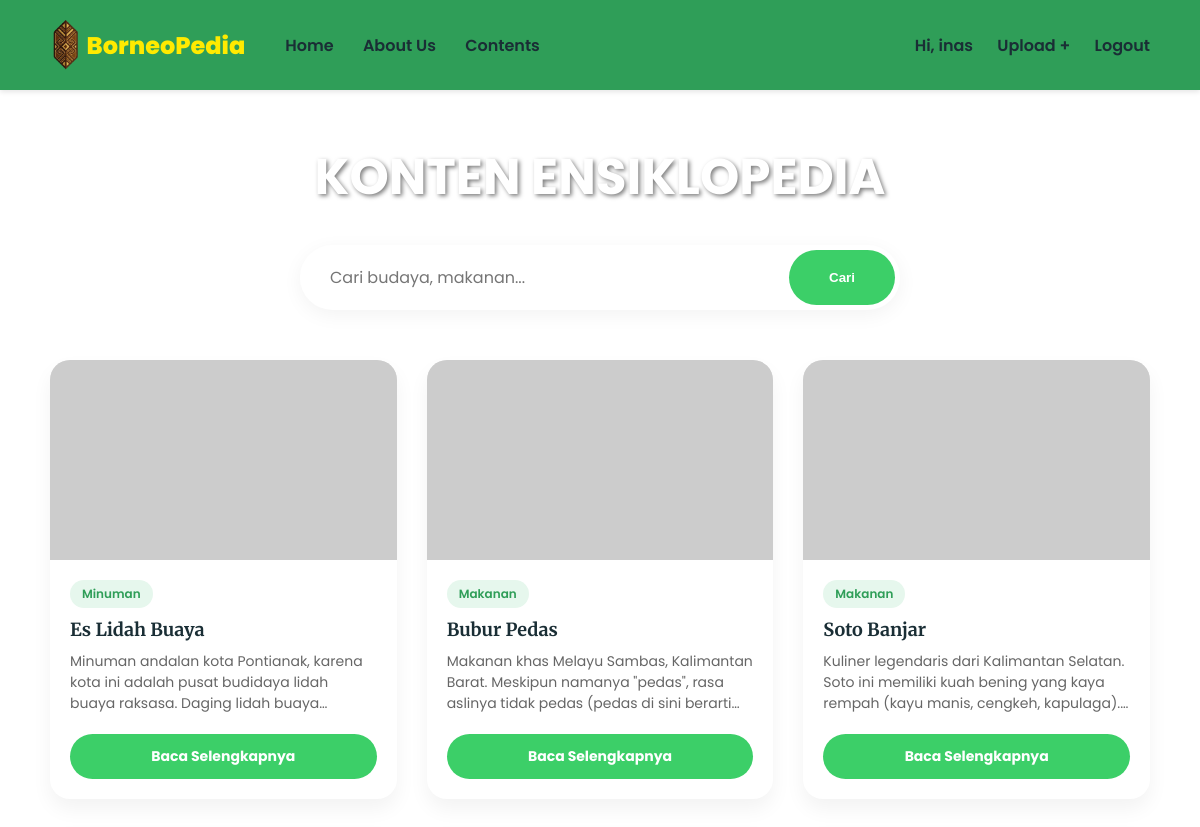
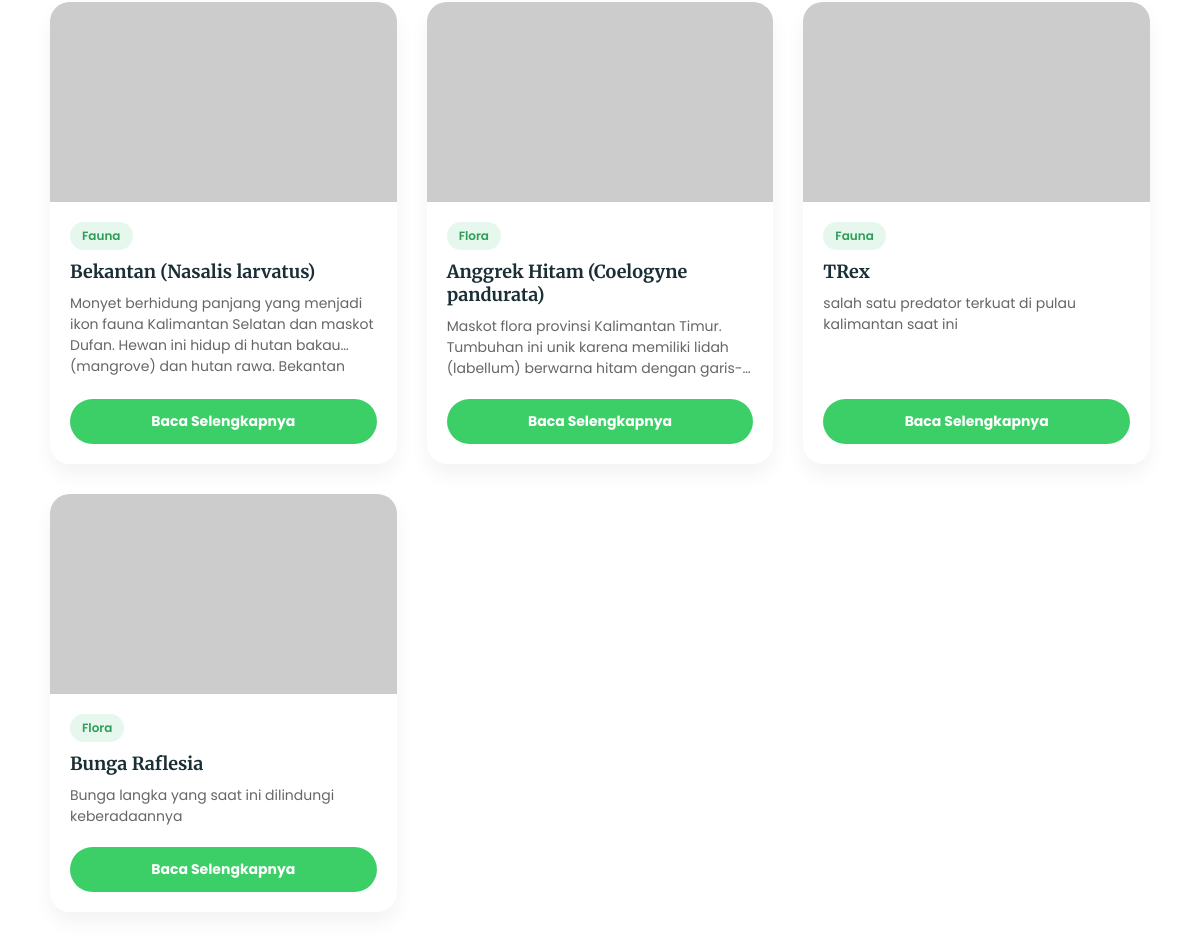
Page /contents.php (signed in) on the committed database (2 pictures, top to bottom).
### tables this page shows
CREATE TABLE `contents` (
  `id` int(11) NOT NULL,
  `user_id` int(11) NOT NULL,
  `nama` varchar(100) NOT NULL,
  `tipe` varchar(50) NOT NULL,
  `informasi` text NOT NULL,
  `foto` varchar(255) NOT NULL,
  `created_at` timestamp NOT NULL DEFAULT current_timestamp()
);

### contents.php (the view, shortened to what this page needs)
<?php
include 'koneksi.php';
if(isset($_GET['cari'])){
    $keyword = $_GET['cari'];
    $query = mysqli_query($conn, "SELECT * FROM contents WHERE nama LIKE '%$keyword%' OR tipe LIKE '%$keyword%' ORDER BY id DESC");
} else {
    $query = mysqli_query($conn, "SELECT * FROM contents ORDER BY id DESC");
}
?>
<!DOCTYPE html>
<html lang="id">
<head>
</head>
<body>
    <nav>
        <div class="nav-left">
             <a href="index.php" class="logo">
            <img src="asset/logofix.png" class="logo-img"> BorneoPedia</a>
            <div class="nav-links">
                <a href="index.php">Home</a>
                <a href="about.php">About Us</a>
                <a href="contents.php">Contents</a>
            </div>
        </div>
        <div class="nav-right">
            <?php if(isset($_SESSION['status']) && $_SESSION['status'] == 'login'): ?>
                <span>Hi, <?php echo $_SESSION['username']; ?></span>
                <a href="upload.php">Upload +</a>
                <a href="logout.php">Logout</a>
            <?php else: ?>
                <a href="login.php">Login</a>
                <a href="register.php">Daftar</a>
            <?php endif; ?>
        </div>
    </nav>
    <main class="content-container">
        <h1>KONTEN ENSIKLOPEDIA</h1>
        <form action="" method="GET" class="search-box">
            <input type="text" name="cari" placeholder="Cari budaya, makanan..." value="<?php echo isset($_GET['cari']) ? $_GET['cari'] : ''; ?>">
            <button type="submit">Cari</button>
        </form>
        <div class="grid-container">
            <?php if(mysqli_num_rows($query) > 0): ?>
                <?php while($row = mysqli_fetch_assoc($query)): ?>
                    <div class="card">
                        <img src="<?php echo $row['foto']; ?>" alt="Gambar" class="card-img" onerror="this.src='https://via.placeholder.com/400x200?text=No+Image'">
                        <div class="card-body">
                            <span class="badge-type"><?php echo $row['tipe']; ?></span>
                            <h3 class="card-title"><?php echo $row['nama']; ?></h3>
                            <p class="card-desc"><?php echo $row['informasi']; ?></p>
                            <a href="detail.php?id=<?php echo $row['id']; ?>" class="btn-detail">Baca Selengkapnya</a>
                        </div>
                    </div>
                <?php endwhile; ?>
            <?php else: ?>
                </div>
                <p class="empty-msg">Data tidak ditemukan atau belum ada konten yang diupload.</p>
                <div style="display:none">
            <?php endif; ?>
        </div>
    </main>
</body>
</html>

### contents.php (style rules this page uses)
* { margin: 0; padding: 0; box-sizing: border-box; text-decoration: none; }
body { font-family: 'Poppins', sans-serif; background-image: url('asset/bg_kedua.png'); background-attachment: fixed; background-size: cover; background-position: center; background-repeat: no-repeat; min-height: 100vh; display: flex; flex-direction: column; }
nav { background-color: #2F9E58; display: flex; justify-content: space-between; align-items: center; padding: 20px 50px; box-shadow: 0 2px 5px rgba(0,0,0,0.1); position: sticky; top: 0; z-index: 1000; }
.nav-left { display: flex; align-items: center; gap: 40px; }
.logo { font-size: 24px; font-weight: 800; color: #ffea00ff; display: flex; align-items: center; }
.logo-img { height: 50px; width: auto; margin-right: 5px; vertical-align: middle; }
.nav-links a, .nav-right a, .nav-right span { color: #1a2e35; font-weight: 600; font-size: 16px; transition: color 0.3s; }
.nav-links a { margin-right: 25px; }
.nav-right a { margin-left: 20px; }
.content-container { flex: 1; padding: 50px 50px; display: flex; flex-direction: column; align-items: center; }
.content-container h1 { font-family: 'Poppins', serif; color: #ffff; font-size: 50px; margin-bottom: 30px; text-shadow: 2px 2px 4px rgba(0,0,0,0.5); }
.search-box { background: white; width: 100%; max-width: 600px; border-radius: 50px; padding: 5px; display: flex; box-shadow: 0 5px 20px rgba(0,0,0,0.05); margin-bottom: 50px; }
.search-box input { flex: 1; border: none; outline: none; padding: 15px 25px; border-radius: 50px; font-family: 'Poppins', sans-serif; font-size: 16px; }
.search-box button { background-color: #3CCF68; color: white; border: none; padding: 10px 40px; border-radius: 50px; font-weight: 600; cursor: pointer; }
.grid-container { display: grid; grid-template-columns: repeat(auto-fill, minmax(280px, 1fr)); gap: 30px; width: 100%; max-width: 1200px; }
.card { background: white; border-radius: 20px; overflow: hidden; box-shadow: 0 10px 20px rgba(0,0,0,0.05); transition: transform 0.3s; display: flex; flex-direction: column; }
.card-img { width: 100%; height: 200px; object-fit: cover; background-color: #eee; }
.card-body { padding: 20px; display: flex; flex-direction: column; flex: 1; }
.badge-type { background-color: #e6f7ed; color: #2F9E58; padding: 5px 12px; border-radius: 20px; font-size: 12px; font-weight: 600; align-self: flex-start; margin-bottom: 10px; }
.card-title { font-family: 'Merriweather', serif; font-size: 18px; color: #1a2e35; margin-bottom: 10px; }
.card-desc { font-size: 14px; color: #666; margin-bottom: 20px; display: -webkit-box; -webkit-line-clamp: 3; -webkit-box-orient: vertical; overflow: hidden; flex: 1; }
.btn-detail { text-align: center; background-color: #3CCF68; color: white; padding: 12px; border-radius: 50px; font-size: 14px; font-weight: 700; margin-top: auto; display: block; }

### rows in the picture
contents: tipe "Minuman", nama "Es Lidah Buaya", informasi "Minuman andalan kota Pontianak, karena kota ini adalah pusat budidaya lidah buaya raksasa. Daging lidah…"
contents: tipe "Makanan", nama "Bubur Pedas", informasi "Makanan khas Melayu Sambas, Kalimantan Barat. Meskipun namanya \"pedas\", rasa aslinya tidak pedas (pedas di sini…"
contents: tipe "Makanan", nama "Soto Banjar", informasi "Kuliner legendaris dari Kalimantan Selatan. Soto ini memiliki kuah bening yang kaya rempah (kayu manis, cengkeh,…"
contents: tipe "Fauna", nama "Bekantan (Nasalis larvatus)", informasi "Monyet berhidung panjang yang menjadi ikon fauna Kalimantan Selatan dan maskot Dufan. Hewan ini hidup di hutan bakau (mangrove) dan hutan rawa.…"
contents: tipe "Flora", nama "Anggrek Hitam (Coelogyne pandurata)", informasi "Maskot flora provinsi Kalimantan Timur. Tumbuhan ini unik karena memiliki lidah (labellum) berwarna hitam…"
contents: tipe "Fauna", nama "TRex", informasi "salah satu predator terkuat di pulau kalimantan saat ini"
contents: tipe "Flora", nama "Bunga Raflesia", informasi "Bunga langka yang saat ini dilindungi keberadaannya"

### other values in the picture
$_SESSION['username'] "inas"
